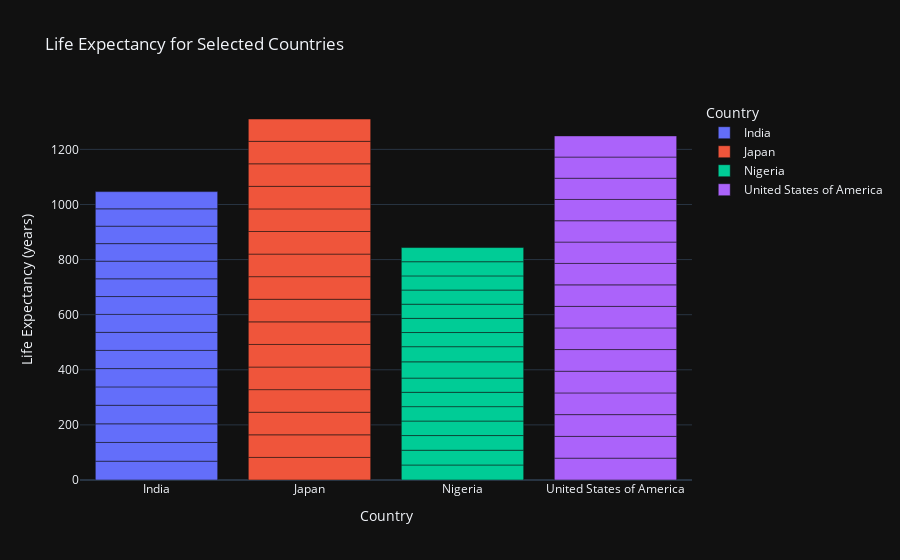

Here is the notebook cell this chart was saved with:
### Code cell
developed_countries = ['Japan', 'United States of America']
developing_countries = ['India', 'Nigeria']

# Filtering the DataFrame for these countries
filtered_df = df[df['Country'].isin(developed_countries + developing_countries)]
# Creating a bar chart for life expectancy
fig = px.bar(
    filtered_df,
    x='Country',  # Categories on the x-axis
    y='Life expectancy ', 
    color='Country',  # Coloring by country
    template='plotly_dark',
    title='Life Expectancy for Selected Countries',
    labels={'Life expectancy ': 'Life Expectancy (years)', 'Country': 'Country'},
)

# Show the plot
fig.show()

### Figure 1 — Plotly figure (JSON) as saved in the notebook; plotly's stock layout.template omitted (floating-point values rounded to 4 significant figures)
{"data": [{"alignmentgroup": "True", "hovertemplate": "Country=%{x}<br>Life Expectancy (years)=%{y}<extra></extra>", "legendgroup": "India", "marker": {"color": "#636efa", "pattern": {"shape": ""}}, "name": "India", "offsetgroup": "India", "orientation": "v", "showlegend": true, "textposition": "auto", "x": ["India", "India", "India", "India", "India", "India", "India", "India", "India", "India", "India", "India", "India", "India", "India", "India"], "xaxis": "x", "y": [68.3, 68, 67.6, 67.3, 66.8, 66.4, 66, 65.5, 65.2, 64.8, 64.4, 64, 63.7, 63.3, 62.9, 62.5], "yaxis": "y", "type": "bar"}, {"alignmentgroup": "True", "hovertemplate": "Country=%{x}<br>Life Expectancy (years)=%{y}<extra></extra>", "legendgroup": "Japan", "marker": {"color": "#EF553B", "pattern": {"shape": ""}}, "name": "Japan", "offsetgroup": "Japan", "orientation": "v", "showlegend": true, "textposition": "auto", "x": ["Japan", "Japan", "Japan", "Japan", "Japan", "Japan", "Japan", "Japan", "Japan", "Japan", "Japan", "Japan", "Japan", "Japan", "Japan", "Japan"], "xaxis": "x", "y": [82, 82, 82, 82, 82, 82, 82, 82, 82, 82, 82, 82, 81.9, 81.8, 81.5, 81.1], "yaxis": "y", "type": "bar"}, {"alignmentgroup": "True", "hovertemplate": "Country=%{x}<br>Life Expectancy (years)=%{y}<extra></extra>", "legendgroup": "Nigeria", "marker": {"color": "#00cc96", "pattern": {"shape": ""}}, "name": "Nigeria", "offsetgroup": "Nigeria", "orientation": "v", "showlegend": true, "textposition": "auto", "x": ["Nigeria", "Nigeria", "Nigeria", "Nigeria", "Nigeria", "Nigeria", "Nigeria", "Nigeria", "Nigeria", "Nigeria", "Nigeria", "Nigeria", "Nigeria", "Nigeria", "Nigeria", "Nigeria"], "xaxis": "x", "y": [54.5, 53.6, 53.2, 52.7, 52.3, 52, 51.6, 59, 55, 51.4, 51.4, 51.4, 51.4, 51.4, 51.4, 51.4], "yaxis": "y", "type": "bar"}, {"alignmentgroup": "True", "hovertemplate": "Country=%{x}<br>Life Expectancy (years)=%{y}<extra></extra>", "legendgroup": "United States of America", "marker": {"color": "#ab63fa", "pattern": {"shape": ""}}, "name": "United States of America", "offsetgroup": "United States of America", "orientation": "v", "showlegend": true, "textposition": "auto", "x": ["United States of America", "United States of America", "United States of America", "United States of America", "United States of America", "United States of America", "United States of America", "United States of America", "United States of America", "United States of America", "United States of America", "United States of America", "United States of America", "United States of America", "United States of America", "United States of America"], "xaxis": "x", "y": [79.3, 79.1, 78.9, 78.8, 78.7, 78.7, 78.5, 78.2, 78.1, 77.8, 77.5, 77.5, 77.2, 77, 76.9, 76.8], "yaxis": "y", "type": "bar"}], "layout": {"xaxis": {"anchor": "y", "domain": [0, 1], "title": {"text": "Country"}, "categoryorder": "array", "categoryarray": ["India", "Japan", "Nigeria", "United States of America"], "type": "category", "range": [-0.5, 3.5], "autorange": true}, "yaxis": {"anchor": "x", "domain": [0, 1], "title": {"text": "Life Expectancy (years)"}, "type": "linear", "range": [0, 1379.0], "autorange": true}, "legend": {"title": {"text": "Country"}, "tracegroupgap": 0}, "title": {"text": "Life Expectancy for Selected Countries"}, "barmode": "relative", "autosize": true}}
